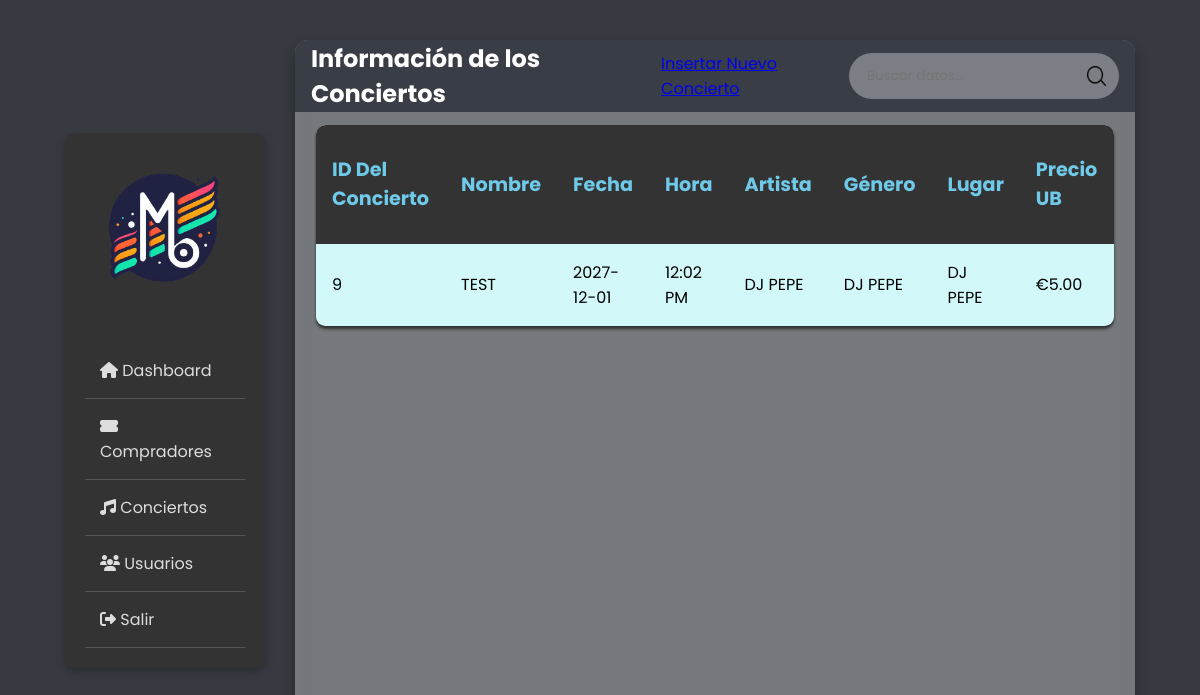
Screenshot of /adminside/viewconcert.php with the database file from the repository.
### tables this page shows
CREATE TABLE `tblconcert` (
  `concert_id` int NOT NULL AUTO_INCREMENT,
  `concert_name` varchar(100) DEFAULT NULL,
  `concert_date` date DEFAULT NULL,
  `concert_location` varchar(100) DEFAULT NULL,
  `concert_artist` varchar(100) DEFAULT NULL,
  `concert_desc` text,
  `concert_contact` varchar(100) DEFAULT NULL,
  `concert_genre` varchar(50) DEFAULT NULL,
  `concert_venue` varchar(100) DEFAULT NULL,
  `image` varchar(255) DEFAULT NULL,
  `concert_time` time DEFAULT NULL,
  `ub_price` decimal(10,2) NOT NULL,
  `lb_price` decimal(10,2) NOT NULL,
  `vip_price` decimal(10,2) NOT NULL,
  `genad_price` decimal(10,2) NOT NULL,
  PRIMARY KEY (`concert_id`)
);

### adminside/viewconcert.php (the view, shortened to what this page needs)
<?php
include "config.php";
$sql = "SELECT * FROM tblconcert";
$all_concert = $conn->query($sql);
?>
<!DOCTYPE html>
<html lang="es" title="Diseño de Codificación">
<head>
    <link rel="stylesheet" href="style.css">
    <link rel="stylesheet" href="https://cdnjs.cloudflare.com/ajax/libs/font-awesome/6.5.0/css/all.min.css"
 />
</head>
<div class="sidebar">
    <img src="images/logo.png" alt="Logo">
    <div class="sidebar-nav">
        <a href="dashboard.php">
            <i class="fas fa-home"></i> Dashboard
        </a>
        <a href="viewbuyer.php">
            <i class="fas fa-ticket-alt"></i> Compradores
        </a>
        <a href="viewconcert.php">
            <i class="fas fa-music"></i> Conciertos
        </a>
        <a href="viewusers.php">
            <i class="fas fa-users"></i> Usuarios
        </a>
        <a href="../login.php">
            <i class="fas fa-sign-out-alt"></i> Salir
        </a>
    </div>
</div>
<body>
    <main class="table">
        <section class="table__header">
            <h1>Información de los Conciertos</h1>
            <a href="insertconcert.php" class="btn btn-primary mt-3">Insertar Nuevo Concierto</a>
            <div class="input-group">
                <input type="text" name="search" class="searchinput" placeholder="Buscar datos...">
                <img src="images/search.png" alt="">
            </div>
        </section>
        <section class="table__body">
            <table>
                <thead>
                    <tr>
                        <th scope="col">ID del Concierto</th>
                        <th scope="col">Nombre</th>
                        <th scope="col">Fecha</th>
                        <th scope="col">Hora</th>
                        <th scope="col">Artista</th>
                        <th scope="col">Género</th>
                        <th scope="col">Lugar</th>
                        <th scope="col">Precio UB</th>
                    </tr>
                </thead>
                <tbody>
                    <?php
                    while ($row = $all_concert->fetch_assoc()) {
                    ?>
                        <tr>
                            <td>
                                <?php echo $row['concert_id'] ?>
                            </td>
                            <td>
                                <?php echo $row['concert_name'] ?>
                            </td>
                            <td>
                                <?php echo $row['concert_date'] ?>
                            </td>
                            <td>
                                <?php
                                $convertedTime = date("h:i A", strtotime($row['concert_time']));
                                echo $convertedTime;
                                ?>
                            </td>
                            <td>
                                <?php echo $row['concert_artist'] ?>
                            </td>
                            <td>
                                <?php echo $row['concert_genre'] ?>
                            </td>
                            <td>
                                <?php echo $row['concert_venue'] ?>
                            </td>
                            <td>
                                <?php echo '€' . number_format($row['ub_price'], 2) ?>
                            </td>
                        </tr>
                    <?php
                    }
                    ?>
                </tbody>
            </table>
        </section>
    </main>
</body>
</html>

### adminside/style.css (style rules this page uses)
* { margin: 0; padding: 0; font-family: 'Poppins', sans-serif; box-sizing: border-box; }
body { min-height: 100vh; background: url(images/adminbg3.png) center / cover; display: flex; justify-content: center; align-items: center; background-color: #373b41; background-blend-mode: soft-light; }
.searchinput { color: white; }
main.table { width: 82vw; height: 90vh; background-color: rgba(243, 243, 243, 0.333); backdrop-filter: blur(7px); box-shadow: 0 .4rem .8rem #0005; border-radius: .8rem; overflow: hidden; }
.table__header { width: 100%; height: 10%; background-color: #393E46; padding: .8rem 1rem; color: white; display: flex; justify-content: space-between; align-items: center; }
.table__header .input-group { width: 35%; height: 100%; background-color: #fff5; padding: 0 .8rem; border-radius: 2rem; display: flex; justify-content: center; align-items: center; transition: .2s; }
.table__header .input-group img { width: 1.2rem; height: 1.2rem; }
.table__header .input-group input { width: 100%; padding: 0 .5rem 0 .3rem; background-color: transparent; border: none; outline: none; }
.table__body { width: 95%; max-height: calc(89% - 1.6rem); background-color: #d2f8fa; margin: .8rem auto; border-radius: .6rem; box-shadow: 0 3px 3px rgba(0, 0, 0, 0.6); overflow: auto; overflow: overlay; }
table { width: 100%; }
table, th, td { border-collapse: collapse; padding: 1rem; text-align: left; }
thead th { position: sticky; top: 0; left: 0; font-size: larger; color: #6fcaea; background-color: #333; cursor: pointer; text-transform: capitalize; }
tbody tr { --delay: .1s; transition: .5s ease-in-out var(--delay), background-color 0s; }
tbody tr td, tbody tr td p, tbody tr td img { transition: .2s ease-in-out; }
.sidebar { flex-basis: 200px; background-color: #333; color: #fff; padding: 20px; box-shadow: 0 .2rem .5rem #0004; display: flex; flex-direction: column; align-items: center; border-radius: 10px; margin-right: 30px; }
.sidebar img { width: 150px; height: auto; margin-bottom: 20px; }
.sidebar-nav { margin-top: 20px; }
.sidebar-nav a { display: block; padding: 15px; text-decoration: none; color: #ddd; transition: background-color 0.3s; border-bottom: 1px solid #555; }
@media only screen and (max-width: 1400px) { main.table { width: 70vw; } }

### rows the page displays
tblconcert: concert_id "9", concert_name "TEST", concert_date "2027-12-01", concert_time "12:02 PM", concert_artist "DJ PEPE", concert_genre "DJ PEPE", concert_venue "DJ PEPE", ub_price "5.00"
